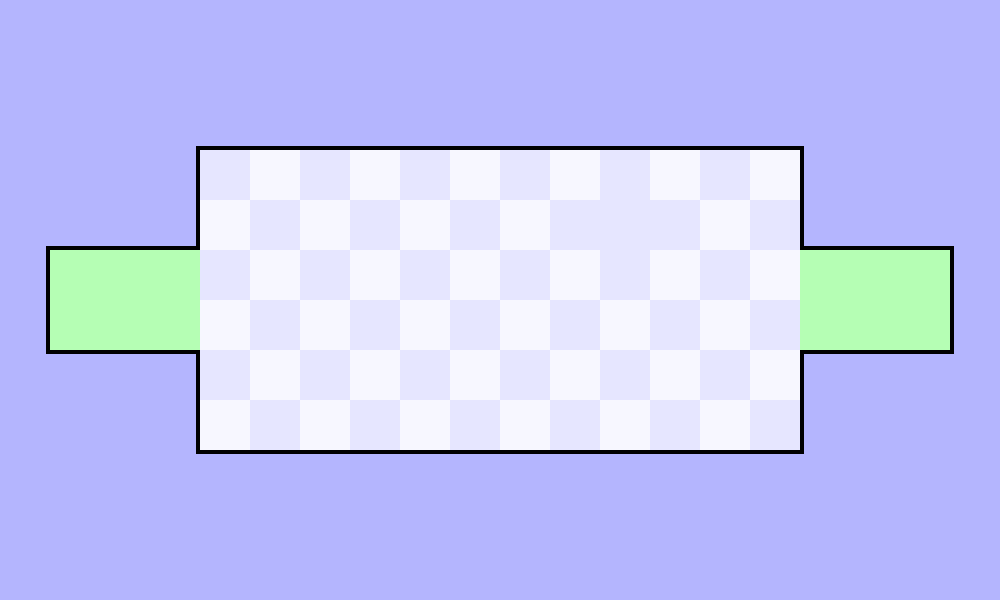

Below is a game level as drawn by its tile map, then a one-line description and the .tmx that defines it (tile-layer data replaced by summaries):
An orthogonal 20x12 tile map with 50x50 px tiles, 4 tile layers (empty, goal, walls, checkpoint).

<map version="1.4" tiledversion="1.4.3" orientation="orthogonal" renderorder="right-down" width="20" height="12" tilewidth="50" tileheight="50" infinite="0" nextlayerid="5" nextobjectid="1">
 <tileset firstgid="1" source="mymap.tsx" />
 <layer id="4" name="empty" width="20" height="12">
  <data>[240 cells, 176 non-empty, 3 distinct tile ids]</data>
 </layer>
 <layer id="3" name="goal" width="20" height="12">
  <data>[240 cells, 6 non-empty, 1 distinct tile ids]</data>
 </layer>
 <layer id="2" name="walls" width="20" height="12">
  <data>[240 cells, 52 non-empty, 3 distinct tile ids]</data>
 </layer>
 <layer id="1" name="checkpoint" width="20" height="12">
  <data>[240 cells, 6 non-empty, 1 distinct tile ids]</data>
 </layer>
</map>
